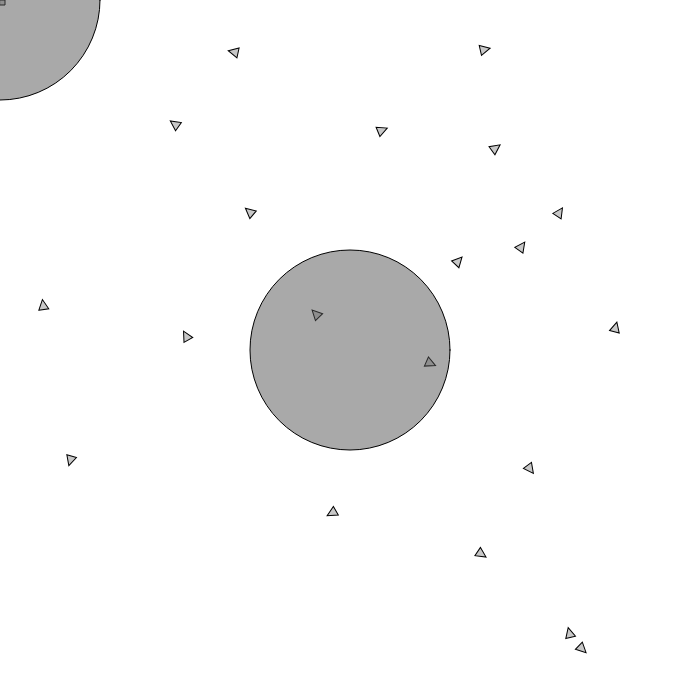
Frame 1 (no input)
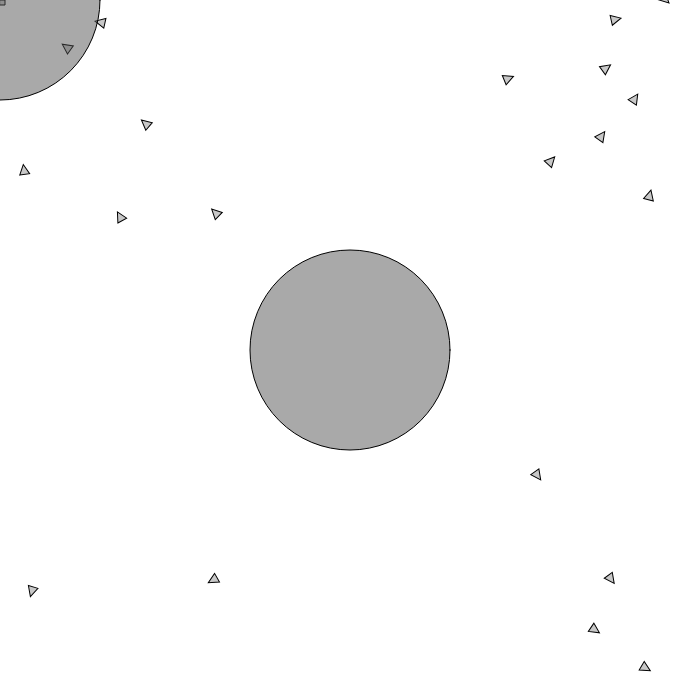
Frame 60 (no input)
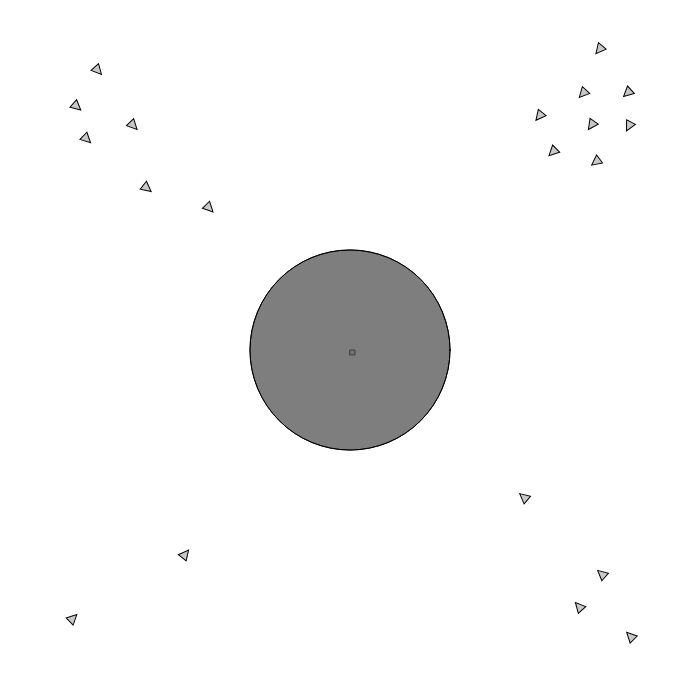
Frame 120 (the mouse pressed at the canvas centre since frame 60)

The p5.js sketch that drew these frames (run headless with seeded random() and noise() and a simulated clock; from frame 60 on, the mouse is pressed at the canvas centre):

// p5.js sketch
// ── sketch.js
const NUM_AGENTS = 20;
let agents = [];


function setup() {
    createCanvas(700, 700);
    ellipseMode(CENTER);

    //creates agents
    for(let i = 0; i < NUM_AGENTS; i++) {
        let x = random(0, width);
        let y = random(0, height);
        agents.push(new Agent(x, y));
    }

}

function draw() {
    background(255);

    for(let agent of agents) {
        agent.distance(agents);
        agent.seek(createVector(mouseX, mouseY));
        agent.flee(createVector(width/2, height/2));
        agent.update();
        agent.draw();
    }
    rect(mouseX, mouseY, 5, 5);
    fill(82, 82, 82, 127);
    circle(mouseX, mouseY, 200);
    circle(width/2, height/2, 200);

}


class Agent{

    constructor(x, y){
        this.position = createVector(x, y);
        this.velocity = createVector(0,0);
        this.acceleration = createVector(0,0);
        this.maxSpeed = 3;
        this.maxForce = .1;
    }

    applyForce(force){
        this.acceleration.add(force);
    }

    distance(agents) {
        let closeAgents = [];
        let forces = [];
        for(let agent of agents) {
            if(agent != this) {
                let desired = p5.Vector.sub(this.position, agent.position);
                if(desired.magSq() < 1000) {
                    desired.normalize();
                    desired.mult(this.maxSpeed);
                    let steerForce = p5.Vector.sub(desired, this.velocity);
                    steerForce.limit(this.maxForce+.1);
                    this.applyForce(steerForce);
                }
            }
        }
    }

    seek(target) {
        //gets distance of target and agent
        let desired = p5.Vector.sub(target, this.position);
        //checks if wraparound is better path
        if(abs(desired.x) > width/2) {
            if(desired.x >= 0) {
                desired.x -= width;
            } else {
                desired.x += width;
            }
        }
        if(abs(desired.y) > height/2) {
            if(desired.y >= 0) {
                desired.y -= height;
            } else {
                desired.y += height;
            }
        }
        //slows agent if closer than 100
        let d = desired.magSq();
        desired.normalize();
        d = map(d, 0, 10000, 0, this.maxSpeed);
        d = constrain(d, 0, this.maxSpeed);
        desired.mult(d);
        //creates proper force
        let steerForce = p5.Vector.sub(desired, this.velocity);
        steerForce.limit(this.maxForce);
        this.applyForce(steerForce);

    }

    flee(target) {
        //gets distance of target and agent
        let desired = p5.Vector.sub(this.position, target);
        //returns if agent is not within 100 of target
        let d = desired.magSq();
        if(d > 10000) {
            return;
        }
        desired.normalize();
        d = map(d, 0, 10000, 0, this.maxSpeed);
        d = constrain(d, 0, this.maxSpeed);
        desired.mult(d);
        //creates proper force
        let steerForce = p5.Vector.sub(desired, this.velocity);
        steerForce.limit(this.maxForce+.1); //adds .1 so they don't go through the middle or bounce harshly
        this.applyForce(steerForce);
    }

    update(){
        this.velocity.add(this.acceleration);
        this.position.add(this.velocity);
        this.acceleration.mult(0);

        if (this.position.x > width){
            this.position.x -= width;
        }
        if (this.position.x < 0){
            this.position.x += width;
        }

        if (this.position.y > height){
            this.position.y -= height;
        }
        if (this.position.y < 0){
            this.position.y += height;
        }
    }

    draw(){
        stroke(0);
        fill(200);
        push();
        translate(this.position.x, this.position.y);
        rotate(this.velocity.heading());
        triangle(-10, -5, -10, 5, 0, 0);
        pop();
    }

}
